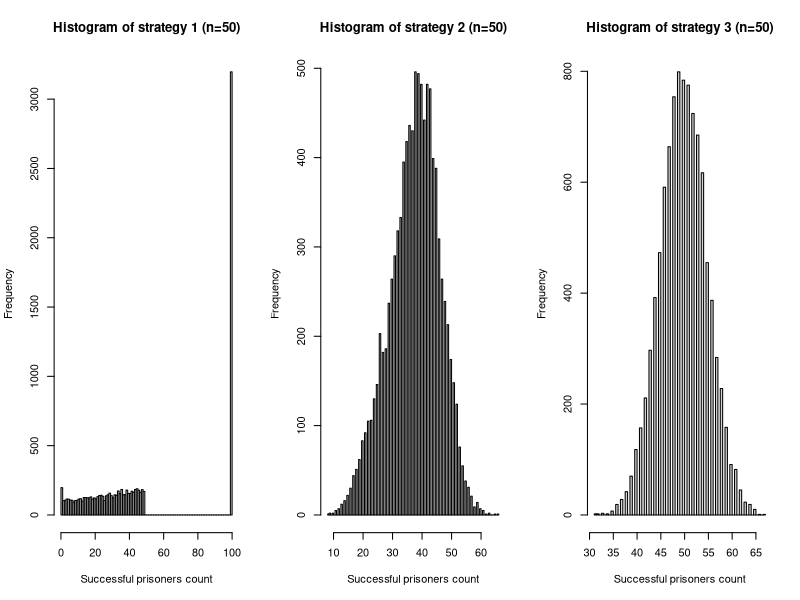
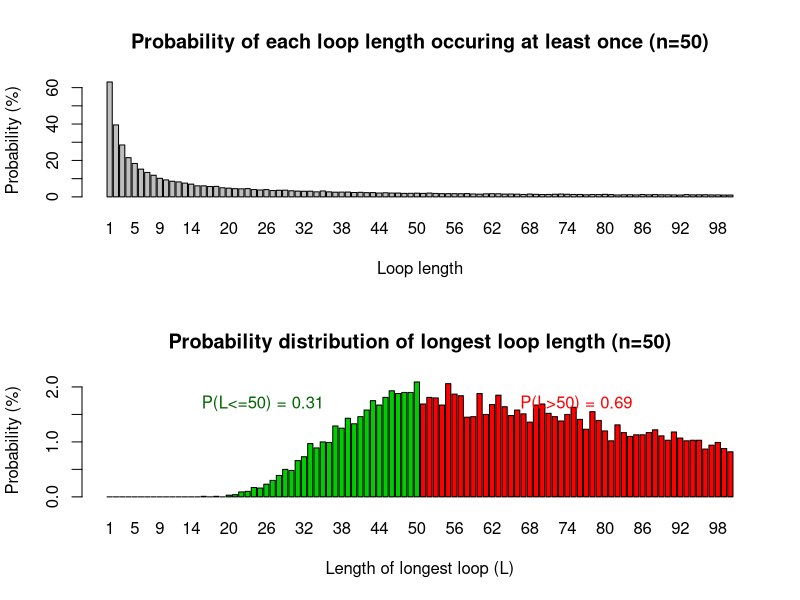

Recreate these plots in R, in order.
# Statistical Programming Coursework 2

# Members and contributions ---------------------------------------------------------------
## 1. Stefi Tirkova (s1713754) : Q4, Q5, Q6, comments
## 2. Passara Chanchotisatien (s2255740): Q1, Q2, Q3, Q4, comments

# GitHub repo:
# https://github.com/passaraink/practical2_statistical_programming

# CODE DESCRIPTION

# The purpose of this code is to stimulate the prisoner problem which is defined as follows (from coursework spec):
  # • 2n prisoners each have a unique prisoner number from 1 to 2n.
  # • The prison contains a room in which there are 2n boxes, each with a unique number from 1 to 2n painted
  # on its lid.
  # • 2n cards, each printed with a unique number from 1 to 2n, are randomly placed one in each box.
  # • The prisoners have the task of finding the card with their number on it by opening a maximum on n boxes.
  # • After each prisoner’s go, the room is returned exactly to its original state and the prisoner is not allowed to
  # communicate with prisoners yet to have their go.
  # • If all prisoners succeed in finding their number, then they all go free.

# This code calculates the probability of prisoners going free if they follow one of 3 possible strategies (from coursework spec):
  # Strategy 1: The prisoner starts at the box with their number on it, opens it and reads the number on the card: k, say. If k
  # is not their prisoner number, they go to box number k, open it and repeat the process until they have either
  # found the card with their number on it, or opened n boxes without finding it.
  # Strategy 2: As strategy 1, but starting from a randomly selected box.
  # Strategy 3: They open n boxes at random, checking each card for their number.



is_successful <- function(n, pris_n, card_num, strategy) {
  # This function checks whether a prisoner is successful in finding their prisoner number or not
  
  # This is a helper function
  ## This function is called inside get_pall_success_vec and pone
  
  # @param n (integer): 2n is the number of prisoners/boxes/cards
  # @param pris_n (integer): current prisoner number
  # @param card_num (vector): of length 2n containing unique  random numbers form 1 to 2n
  #        and represents the numbers on the card inside the boxes
  # @param strategy (integer): one of the 3 strategies to follow
  
  # @return an integer either 0 or 1, where 0 means that the prisoner was unsuccessful
  # and 1 means the prisoner was successful in finding their number
  
  # in strategy 3, we generate a vector containing unique numbers from 1 to n (as prisoner 
  # can only open n boxes)
  if(strategy == 3) {
    # if their prisoner number is inside the vector, then it means they would have found their number
    # the function returns 1 as they are successful
    if (pris_n %in% sample(card_num,n)){ return(1) }
    # if not, they were unsuccessful and the function returns 0
    else{ return(0)} 
  } 
  
  # at the start the prisoner has opened 0 boxes
  boxes_opened <- 0
  
  # intitialise the first box to open according to the strategy (1 or 2)
  current_box_num <- if (strategy == 1) pris_n else if (strategy == 2) sample(as.integer(2*n), 1)
  # as long as the number of boxes opened by the prisoner is less than n, the prisoner will continue
  # opening the next box with the same number as the number written on the card
  while(boxes_opened < n) {
    # the prisoner finds the card with their prisoner number. This means they are successful
    # and the function returns 1.
    if(card_num[current_box_num] == pris_n) { return(1) }
    # if the card inside the box they opened does not contain their prisoner number, they continue..
    # number of boxes opened is incremented by 1
    boxes_opened <- boxes_opened + 1
    # the prisoner next opens the box with the same number as the number they saw on the card
    current_box_num <- card_num[current_box_num]
  }
  # they have opened n boxes and still have not found their prisoner number; therefore,
  # the function returns 0
  return (0)  
}



get_pall_success_vec <- function(n, strategy, nreps) {
  
  # simulates the prisoner problem nreps times and keeps track of how many successful prisoners
  # are there in each trial
  
  # This is a helper function
  ## This function is called inside pall
  
  # @param n (integer): 2n is the number of prisoners/boxes/cards in each simulation
  # @param strategy (integer): one of the 3 strategies to follow
  # @param nreps (integer): number of replicate simulations to run
  
  # @return success_vec (vector): consisting of nreps elements. The vector stores how many
  # prisoners successful found their number in each trial.
  
  # a vector to keep track of how many prisoners are successful in each trial
  success_vec <- rep(0,nreps)
  # declare a variable to store 2n
  two_n <- as.integer(n+n)
  
  # run the simulation nreps times
  for(i in 1:nreps){
    # randomly generated vector which stores the card numbers inside each box number
    # (unique numbers from 1 to 2n)
    card_numbers <- sample(1:two_n)
    # a vector to store which prisoners were successful in each trial
    prisoners_success <- rep(1,two_n)
    # we do the following for each prisoner
    for(prisoner_num in 1:two_n){ 
      # call the is_successful function to see whether the prisoner was successful in finding
      # their prisoner number.
      # if they were successful the value inside prisoners_success at index prisoners number is
      # set to 1.If unsuccessful, it will be set to 0.
      prisoners_success[prisoner_num] <- is_successful(n, prisoner_num, card_numbers, strategy)
    }
    # calculate how many prisoners succeeded in current simulation by summing the successes
    # store that value in success_vec
    success_vec[i] <- sum(prisoners_success)
  }
  # return number of successful prisoners in each trial as a vector
  return(success_vec)
}



pone <- function(n, k, strategy, nreps) {
  # estimates the probability of a single prisoner finding their number by running the simulation
  # nreps times
  
  # @param n (integer): 2n is the number of prisoners/boxes/cards in each simulation
  # @param k (integer): current prisoner number
  # @param strategy (integer): one of the 3 strategies to follow
  # @param nreps (integer): number of replicate simulations to run
  
  # @return success_count/nreps (double): the probability that a single prisoner succeeds in finding
  # their prisoner number
  
  # success_count is a variable to store the number of times a prisoner was successful in finding their
  # prisoner number out of nreps trials
  success_count <- 0
  
  # we simulate this nreps times
  for(i in 1:nreps){
    # call the function is_successful and add the value returned by is_successful to success_count
    # if the prisoner was successful, success count will be incremented by 1, else 0
    success_count <- success_count + is_successful(n,k,sample(1:as.integer(n+n)), strategy)
  }
  # return the probability which is the number of successes divided by number of trials
  return((success_count / nreps))
}



pall <- function(n, strategy, nreps) {
  # estimates the probability all prisoners find their number/ the probability that they all go free
  
  # @param n (integer): 2n is the number of prisoners/boxes/cards in each simulation
  # @param strategy (integer): one of the 3 strategies to follow
  # @param nreps (integer): number of replicate simulations to run
  
  # @return probability_all_succeed (double): probability that all prisoners succeed in finding their number
  
  # call the get_pall_success_vec function and assign the value to success_vec_vector
  # which stores the number of successful prisoners in each trial of 1 to nreps trials
  success_vec <- get_pall_success_vec(n, strategy, nreps)
  # p_success = (number of simulations all prisoners succeed)/(number of simulations) 
  probability_all_succeed <- (length(success_vec[success_vec == as.integer(n+n)])/nreps)
  # return the probability that all prisoners succeed in finding their number
  return(probability_all_succeed)
}



# Here, we estimate the individual and joint success probabilities for each strategy
# for when n = 5 and n = 50.

num_trials = 10000

# one prisoner succeeding in finding their number
print("Estimating the probability of a single prisoner succeeding:")
n = 5
print("n = 5")
cat("Strategy 1 resulted in probability of ", pone(n, 3, 1,num_trials), ".",sep="")
cat("Strategy 2 resulted in probability of ", pone(n, 3, 2,num_trials), ".",sep="")
cat("Strategy 3 resulted in probability of ", pone(n, 3, 3,num_trials), ".",sep="")

n = 50
cat("Strategy 1 resulted in probability of ", pone(n, 34, 1,num_trials), ".",sep="")
cat("Strategy 2 resulted in probability of ", pone(n, 34, 2,num_trials), ".",sep="")
cat("Strategy 3 resulted in probability of ", pone(n, 34, 3,num_trials), ".",sep="")


# all prisoners succeeding in finding their number
print("Estimating the probability of all prisoners succeeding:")
n = 5
cat("Strategy 1 resulted in probability of ", unlist(pall(n,1,num_trials)[1]), ".",sep="")
cat("Strategy 2 resulted in probability of ", unlist(pall(n,2,num_trials)[1]), ".",sep="")
cat("Strategy 3 resulted in probability of ", unlist(pall(n,3,num_trials)[1]), ".",sep="")

n = 50
cat("Strategy 1 resulted in probability of ", pall(n,1,num_trials), ".",sep="")
cat("Strategy 2 resulted in probability of ", pall(n,1,num_trials), ".",sep="")
cat("Strategy 3 resulted in probability of ", pall(n,1,num_trials), ".",sep="")


# In this section, we elaborate why the results are surprising.

## From running the simulations, we are able to see that one of the three strategies works
# surprisingly - strategy 1 which gives an approximate 31% chance of all
# prisoners succeeding in finding their numbers. 
# We found this surprising because we know that the probability of one prisoner succeeding is 0.5. 
# Say if n = 50, and if we were to think about this naively, to find the probability of all prisoners succeeding, 
# we would do the following calculation:
# P(success) = (0.5)^100 (where n = 50), 
# which would give us an extremely extremely low probability (almost zero). 
# That is why it is surprising to find out that there is a strategy that gives
# 31% chance of all prisoners succeeding. When we calculate the probability using the 3rd
# strategy, the probability of each prisoner succeeding is independent of each other. However,
# when we use Strategy 1, that is no longer the case.

# Below we can see the difference in probabilities and number of successful prisoners between 
# Strategy 1 and Strategy 3. We visualize the frequencies of each number of successful prisoners
# below for strategies 1, 2, and 3 in the form of histograms.

# save results to plot later
strategy_1_all50 <- get_pall_success_vec(n,1,num_trials)
strategy_2_all50 <- get_pall_success_vec(n,2,num_trials)
strategy_3_all50 <- get_pall_success_vec(n,3,num_trials)

# PLEASE MAKE SURE TO OPEN PLOTS IN LARGE ENOUGH WINDOW IN ORDER TO SEE THEM PROPERLY
# NOTE: these figures might be overwritten by later figures, please rerun following 4 lines if you want to see the figures again

par(mfrow=c(1,3))
hist(strategy_1_all50, breaks=100, xlab="Successful prisoners count", main = "Histogram of strategy 1 (n=50)")
hist(strategy_2_all50, breaks=100, xlab="Successful prisoners count", main = "Histogram of strategy 2 (n=50)")
hist(strategy_3_all50, breaks=100, xlab="Successful prisoners count", main = "Histogram of strategy 3 (n=50)")

# We see that in strategy 1, either all prisoners win together or the majority loses together.
# Whereas in strategy 3, it is half and half (mostly between 40-60 successful prisoners).





get_loop_len <- function(start_box, random_shuffle, boxes_is_visited){
  # computes the length of a loop in a random shuffling of cards in boxes given a starting box and
  # records which boxes have been visited during the loop
  
  # This is a helper function
  
  # @param start_box (integer): the first box in the loop to open
  # @param random_shuffle (integer vector): a random shuffling of cards in boxes 
  # @param boxes_is_visited (binary vector): vector of boxes visited so far, 
  #        0 or 1 at index x means box x has not or has been visited, respectively
  
  # @return (list): a list, where the first element is the length of the current loop 
  #         and the second is the updated vector of visited boxes that reflects all the newly visited boxes during the loop 
  
  loop_len <- 1
  boxes_is_visited[start_box] <- 1
  current_box <- start_box
  # iterate while the loop is not closed (i.e. the card in the current box is not the same as the number of the starting box)
  while (random_shuffle[current_box] != start_box){
    # update the current box number to the the number on the card in the previous box
    current_box <- random_shuffle[current_box]
    # increase loop length by 1
    loop_len <- loop_len + 1
    # update visited boxes
    boxes_is_visited[current_box] <- 1
  }
  return (list(loop_len, boxes_is_visited))
  
}




dloop <- function(n, nreps){
  # computes the probability that at a loop of length from 1 to 2n occurs at least once in a random shuffling of cards in boxes
  
  # @param n (integer): 2n is the number of prisoners/boxes/cards in each simulation
  # @param nreps (integer): number of replicate simulations to run
  
  # @return probs (double vector): vector of length 2n, where probs[x] is the probability of loop of length x occuring at least once
  
  
  # vector to store the number of simulations in which a loop of some length (from 1 to 2n) has been seen  
  loop_len_occurances <- rep(0,2*n)
  
  # run simulation nrep times and count occurances of each loop length
  for (i in 1:nreps){
    # binary vector to store if a loop length has occured in current simulation
    loop_len_occurs <- rep(0,2*n)
    # get a random suffling of cards from 1 to 2n 
    random_shuffle <- sample(1:(2*n))
    # binary vector to store which boxes have been visited by following the loops so far (as each box can appear in only one loop)
    boxes_is_visited <- rep(0,2*n)
    # choose a first box to open (any box would be fine to start with)
    start_box <- 1
    # while there are still some unvisited boxes, go through loops and compute their length
    while (sum(boxes_is_visited) != 2*n){
      # compute the length of current loop
      result <- get_loop_len(start_box, random_shuffle, boxes_is_visited)
      # update binary vector to reflect that current loop length has occured
      loop_len_occurs[unlist(result[1])] <-  1
      # update vector of visited boxes to relect the newly visited boxes during the current loop
      boxes_is_visited <- unlist(result[2])
      # choose a new start box by choosing the first non-visited box
      start_box <- which(boxes_is_visited == 0)[1]
    }
    # at the end of current simulation, add the occurred loop lengths to all the vector of all occurances 
    loop_len_occurances <- loop_len_occurances + loop_len_occurs
  }
  
  # convert counts to probabilites
  probs <- loop_len_occurances/nreps
  return (probs)
}

# Visualising probabilities for n=50
nreps = 10000
n = 50
probs <- dloop(n,nreps)

# PLEASE MAKE SURE TO OPEN PLOTS IN LARGE ENOUGH WINDOW IN ORDER TO SEE THEM PROPERLY
# NOTE: Following 2 figures overwrite previous ones, please rerun visualisation code if you want to see previous figures
par(mfrow=c(2,1))
barplot(probs*100, xlab="Loop length", ylab="Probability (%)", names.arg = c(1:100))
title("Probability of each loop length occuring at least once (n=50)")





longest_loop <- function(n, nreps){
  # A group of 2n prisoners will succeed with strategy 1 iff the longest loop is of length at most n
  # This function computes the probability distribution of longest loops
  
  # @param n (integer): 2n is the number of prisoners/boxes/cards in each simulation
  # @param nreps (integer): number of replicate simulations to run
  
  # @return (double vector): vector of length 2n, where vector[x] is the probability of loop of length x being the longest loop

  longest_loop_counts <- rep(0,2*n)
  # run simulation nrep times
  for (i in (1:nreps)){
    # get loop lengths that occur in a single simulation
    at_least_once_probs <- dloop(n, 1)
    # find longest loop (take the index of the last non-zero position in the at_least_once_probs vector)
    x <- tail(which(at_least_once_probs!= 0), 1)
    # update longest loop count
    longest_loop_counts[x] <- longest_loop_counts[x] + 1
  }
  # return vector of probabilities
  return (longest_loop_counts/nreps)
}


data_longest_loop <- longest_loop(50, 10000)


# probaility that longest loop is between 1 and 50 (aka. not longer than 50)
longest_50_prob <- sum(data_longest_loop[1:50])
cat("Probability that there is no loop longer than 50 is approximatelly ", longest_50_prob*100, "%.")
cat("This matches the result of our earlier simulation!")

# Visualising longest loop length probability distribution
# use different colours for values <=50 and >50
# PLEASE MAKE SURE TO OPEN PLOTS IN LARGE ENOUGH WINDOW IN ORDER TO SEE THEM PROPERLY
colours <- c(rep("green3",50), rep("red",50)) 
barplot(data_longest_loop*100, names.arg = c(1:100), col= colours, 
        xlab="Length of longest loop (L)", ylab="Probability (%)")
title("Probability distribution of longest loop length (n=50)")
text(x=30,y=1.7,labels="P(L<=50) = 0.31", col="darkgreen")
text(x=90,y=1.7,labels="P(L>50) = 0.69", col="red")
